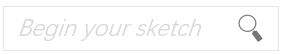
%> input picture retr1.png, 283 x 54 px
$ octave --eval "result = extract_edh(imread('retr1.png'));"   (GNU Octave 9; MATLAB toolbox functions it lacks are replaced by stand-ins)
%> lines starting %> are read from the running program, lines starting %| are printed output that depends on the picture; in (x1, y1, x2, y2) boxes, pixels count from 0 and x2, y2 are one past the last pixel; in counts of white or black regions, pixels touching at a corner belong together; the program's own positions count from 1
function bar_hist = extract_edh(Image)
mysize = size(Image);
%> mysize = [54 283 3]
if numel(mysize)>2
    gray_img = rgb2gray(Image);
else
    gray_img = Image;
end

[row,col]=size(gray_img);
%> row = 54; col = 283
gray_img=double(gray_img);
%> gray_img: size 54x283 double

% 使用canny算子，提取边缘
edge_canny=edge(gray_img,'canny');
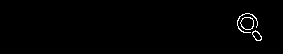
%> edge_canny: size 54x283 logical; 0.91% white in thin lines or dots, all inside (x1, y1, x2, y2) = (237, 13, 262, 41)

%计算梯度矢量Gx,Gy
for cir1=2:row-1
    for cir2=2:col-1
        Gx(cir1,cir2)=sum(gray_img(cir1-1:cir1+1,cir2+1))...
            -sum(gray_img(cir1-1:cir1+1,cir2-1))...
            +gray_img(cir1,cir2+1)-gray_img(cir1,cir2-1);
        Gy(cir1,cir2)=sum(gray_img(cir1+1,cir2-1:cir2+1))...
            -sum(gray_img(cir1-1,cir2-1:cir2+1))...
            +gray_img(cir1+1,cir2)-gray_img(cir1-1,cir2);
        Gx(cir1,cir2)=Gx(cir1,cir2)+(Gx(cir1,cir2)==0)*1e-6; % 为避免分母为0，加上一个很小的值。
        theta(cir1,cir2)=atan2(Gy(cir1,cir2),Gx(cir1,cir2))*180/pi;
        %atan2：计算边缘方向；范围：[-pi,pi]；弧度->角度： [-180,180]
    end
end
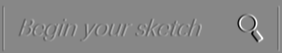
%> Gx: size 53x282 double; min -543, max 480, mean 0; drawn with min black and max white
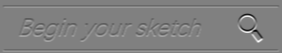
%> Gy: size 53x282 double; min -548, max 540, mean 0; drawn with min black and max white
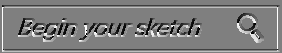
%> theta: size 53x282 double; min -179.6, max 180, mean -2.3; drawn with min black and max white

% 将[-180,180]每10度分为一组，那么方向被量化为36 bin
TH=[-170,-160,-150,-140,-130,-120,-110,-100,-90, -80,-70,-60,-50,-40,-30,-20,-10, 0,10,20,30,40,50,60,70,80,90,100,110,120,130,140,150,160,170,180;...
    -180,-170,-160,-150,-140,-130,-120,-110,-100,-90,-80,-70,-60,-50,-40,-30,-20,-10,0,10,20,30,40,50,60,70,80,90,100,110,120,130,140,150,160,170];
% 存储各方向像素数目的数组
bar_hist= zeros(1,36);

%edge_theta=theta&edge_canny;
for cir1=1:row
    for cir2=1:col
        for k=1:36
            if (edge_canny(cir1,cir2)==1 & theta(cir1,cir2)<TH(1,k) & theta(cir1,cir2)>=TH(2,k))
                bar_hist(k)=bar_hist(k)+1;
            end
        end
    end
end
%> after the loop, bar_hist = 36 values, max 13 at index 15, min 0 at index 26, mean 3.86
bar_hist=bar_hist/sum(bar_hist);
%> bar_hist = 36 values, max 0.0935 at index 15, min 0 at index 26, mean 0.0278
%> `result = extract_edh(imread('retr1.png'));`: result has the same summary as bar_hist in extract_edh

$ run again, on retr2.png
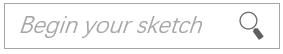
%> input picture retr2.png, 283 x 54 px
%> in extract_edh, `edge_canny=edge(gray_img,'canny');`:
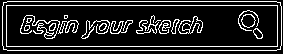
%> edge_canny: size 54x283 logical; 15.5% white in thin lines or dots
%> after the loop in extract_edh, `for cir1=2:row-1`:
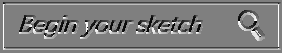
%> theta: size 53x282 double; min -179.8, max 180, mean -2.2; drawn with min black and max white
%> after the loop in extract_edh, `for cir1=1:row`: bar_hist = 36 values, max 1288 at index 19, min 11 at index 31, mean 65.58
%> in extract_edh, `bar_hist=bar_hist/sum(bar_hist);`: bar_hist = 36 values, max 0.546 at index 19, min 0.00466 at index 31, mean 0.0278
%> result has the same summary as bar_hist in extract_edh
